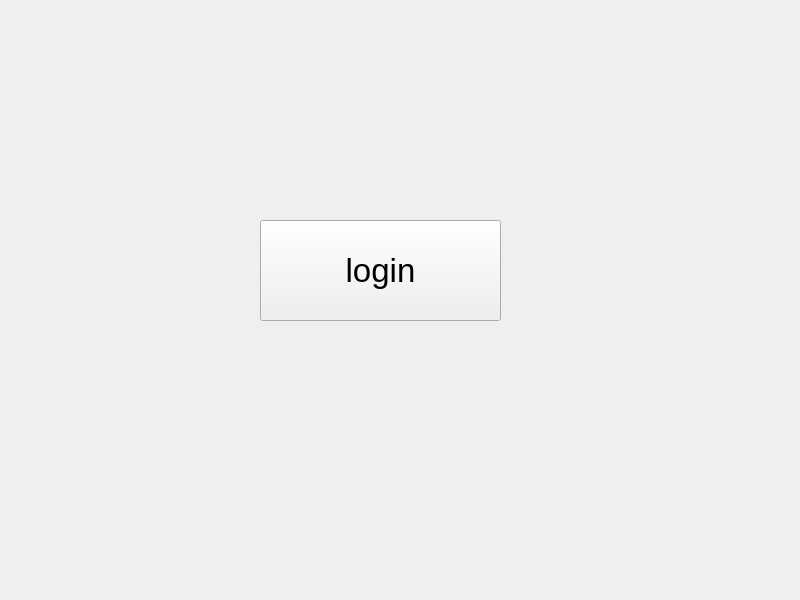
<?xml version="1.0" encoding="UTF-8"?>
<ui version="4.0">
 <class>MyWindow</class>
 <widget class="QWidget" name="MyWindow">
  <property name="geometry">
   <rect>
    <x>0</x>
    <y>0</y>
    <width>800</width>
    <height>600</height>
   </rect>
  </property>
  <property name="windowTitle">
   <string>MyWindow</string>
  </property>
  <widget class="QPushButton" name="pushButton">
   <property name="geometry">
    <rect>
     <x>260</x>
     <y>220</y>
     <width>241</width>
     <height>101</height>
    </rect>
   </property>
   <property name="font">
    <font>
     <pointsize>25</pointsize>
    </font>
   </property>
   <property name="text">
    <string>login</string>
   </property>
  </widget>
 </widget>
 <resources/>
 <connections/>
</ui>
